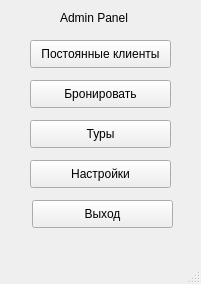
<?xml version="1.0" encoding="UTF-8"?>
<ui version="4.0">
 <class>MainWindow</class>
 <widget class="QMainWindow" name="MainWindow">
  <property name="geometry">
   <rect>
    <x>0</x>
    <y>0</y>
    <width>201</width>
    <height>284</height>
   </rect>
  </property>
  <property name="windowTitle">
   <string>MainWindow</string>
  </property>
  <widget class="QWidget" name="centralwidget">
   <widget class="QPushButton" name="Bron">
    <property name="geometry">
     <rect>
      <x>30</x>
      <y>80</y>
      <width>141</width>
      <height>28</height>
     </rect>
    </property>
    <property name="text">
     <string>Бронировать</string>
    </property>
   </widget>
   <widget class="QPushButton" name="Regulars">
    <property name="geometry">
     <rect>
      <x>30</x>
      <y>40</y>
      <width>141</width>
      <height>28</height>
     </rect>
    </property>
    <property name="text">
     <string>Постоянные клиенты</string>
    </property>
   </widget>
   <widget class="QPushButton" name="Tours">
    <property name="geometry">
     <rect>
      <x>30</x>
      <y>120</y>
      <width>141</width>
      <height>28</height>
     </rect>
    </property>
    <property name="text">
     <string>Туры</string>
    </property>
   </widget>
   <widget class="QPushButton" name="Settings">
    <property name="geometry">
     <rect>
      <x>30</x>
      <y>160</y>
      <width>141</width>
      <height>28</height>
     </rect>
    </property>
    <property name="text">
     <string>Настройки</string>
    </property>
   </widget>
   <widget class="QLabel" name="label">
    <property name="geometry">
     <rect>
      <x>60</x>
      <y>10</y>
      <width>81</width>
      <height>16</height>
     </rect>
    </property>
    <property name="text">
     <string>Admin Panel</string>
    </property>
   </widget>
   <widget class="QPushButton" name="Quit">
    <property name="geometry">
     <rect>
      <x>32</x>
      <y>200</y>
      <width>141</width>
      <height>28</height>
     </rect>
    </property>
    <property name="text">
     <string>Выход</string>
    </property>
   </widget>
  </widget>
  <widget class="QMenuBar" name="menubar">
   <property name="geometry">
    <rect>
     <x>0</x>
     <y>0</y>
     <width>201</width>
     <height>26</height>
    </rect>
   </property>
  </widget>
  <widget class="QStatusBar" name="statusbar"/>
 </widget>
 <resources/>
 <connections/>
</ui>
